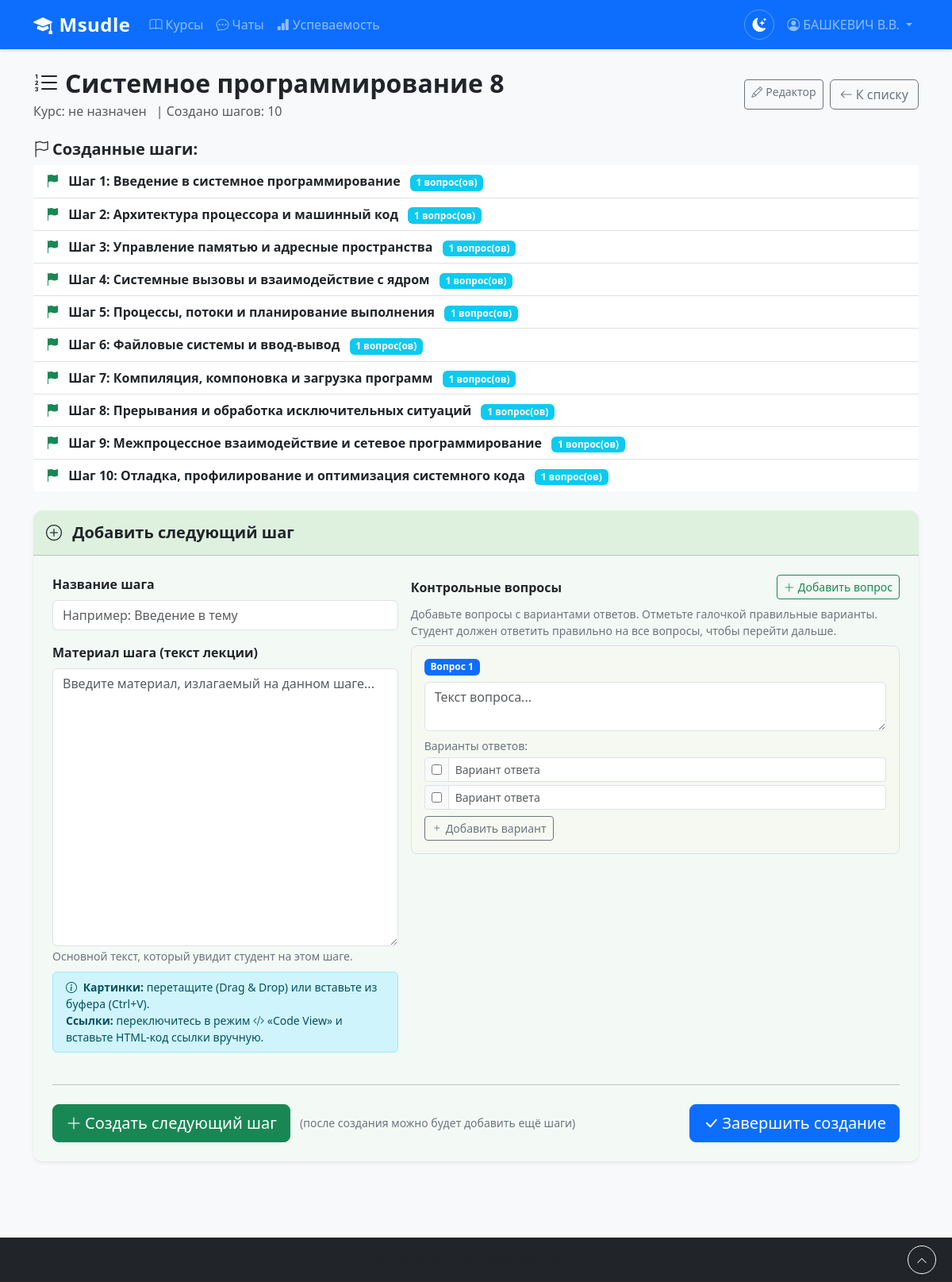
Page /course/step-by-step/10/wizard/ (signed in) on the committed database.
### students/models.py (models this page shows, shortened)
class Student(models.Model):
    fio = models.CharField(max_length=300, verbose_name='ФИО')
    group = models.ForeignKey(
        StudentGroup,
        on_delete=models.CASCADE,
        related_name='students',
        verbose_name='Группа',
        null=True,
        blank=True,
    )
    login = models.CharField(
        max_length=100,
        unique=True,
        verbose_name='Логин',
        help_text='Используется для входа в систему',
        default='',
    )
    record_book_number = models.CharField(
        max_length=50,
        blank=True,
        default='',
        verbose_name='Номер зачётной книжки',
        help_text='Необязательное поле',
    )
    password = models.CharField(max_length=128, verbose_name='Пароль (хэш)', default='')
    last_login = models.DateTimeField(null=True, blank=True, verbose_name='Последний вход')
    class Meta:
        verbose_name = 'Студент'
        verbose_name_plural = 'Студенты'
    @property
    def is_authenticated(self):
        return True

### course/models.py (models this page shows, shortened)
class LearningUnit(models.Model):
    CONTENT_TYPE_CHOICES = [
        ('methodical', 'Методическая единица'),
        ('lecture', 'Лекционная единица'),
        ('control', 'Контрольная единица'),
        ('step_by_step', 'Пошаговая единица'),
    ]
    GRADING_TYPE_CHOICES = [
        ('pass_fail', 'Зачтено / не зачтено'),
        ('score_100', 'Баллы'),
    ]
    topic = models.ForeignKey(
        CourseTopic,
        on_delete=models.CASCADE,
        null=True,
        blank=True,
        related_name='units',
        verbose_name='Тема',
    )
    section = models.ForeignKey(
        CourseSection,
        on_delete=models.CASCADE,
        null=True,
        blank=True,
        related_name='direct_units',
        verbose_name='Раздел',
        help_text='Если единица привязана напрямую к разделу без темы',
    )
    title = models.CharField(max_length=300, verbose_name='Название единицы')
    content_type = models.CharField(
        max_length=30,
        choices=CONTENT_TYPE_CHOICES,
        default='file',
        verbose_name='Тип содержимого',
    )
    file = models.FileField(
        upload_to=learning_unit_upload_to,
        null=True,
        blank=True,
        verbose_name='Файл',
        help_text='Загружаемый файл: PDF, DOC, DOCX, JPG и т.д.',
    )
    link = models.CharField(
        max_length=500,
        null=True,
        blank=True,
        verbose_name='Ссылка',
        help_text='Ссылка на внешний ресурс или внутренний модуль',
    )
    order = models.PositiveSmallIntegerField(default=0, verbose_name='Порядок')
    visible = models.BooleanField(
        default=True,
        verbose_name='Видима студентам',
        help_text='Если выключено, единица скрыта от студентов',
    )
    grading_type = models.CharField(
        max_length=20,
        choices=GRADING_TYPE_CHOICES,
        null=True,
        blank=True,
        verbose_name='Тип оценки',
        help_text='Только для контрольных единиц. Укажите способ оценивания.',
    )
    test = models.ForeignKey(
        'testing.Test',
        on_delete=models.SET_NULL,
        null=True,
        blank=True,
        related_name='learning_units',
        verbose_name='Тест',
        help_text='Прикрепить тест для прохождения студентом (только для контрольных единиц).',
    )
    max_score = models.PositiveSmallIntegerField(
        default=10,
        verbose_name='Максимальный балл',
        help_text='Максимальный балл за эту контрольную единицу (по умолчанию 10).',
    )
    is_deleted = models.BooleanField(
        default=False,
        verbose_name='Удалена (софт)',
        help_text='Если включено, единица помечена как удалённая.',
    )
    deleted_at = models.DateTimeField(
        null=True,
        blank=True,
        verbose_name='Дата удаления',
    )
    class Meta:
        verbose_name = 'Единица обучения'
        verbose_name_plural = 'Единицы обучения'
        ordering = ['order', 'id']

class Step(models.Model):
    learning_unit = models.ForeignKey(
        LearningUnit,
        on_delete=models.CASCADE,
        related_name='steps',
        verbose_name='Пошаговая единица',
        limit_choices_to={'content_type': 'step_by_step'},
    )
    title = models.CharField(max_length=300, verbose_name='Название шага')
    content = models.TextField(
        null=True,
        blank=True,
        verbose_name='Материал шага',
        help_text='Текст/материал, излагаемый на данном шаге',
    )
    order = models.PositiveSmallIntegerField(default=0, verbose_name='Порядок')
    class Meta:
        verbose_name = 'Шаг'
        verbose_name_plural = 'Шаги'
        ordering = ['order', 'id']

### course/views.py (the view, shortened to what this page needs)
# urls.py: path('step-by-step/<int:unit_id>/wizard/', views.step_by_step_wizard, name='step_by_step_wizard'),
@login_required
def step_by_step_wizard(request, unit_id):
    unit = get_object_or_404(LearningUnit.objects.prefetch_related('steps__questions__choices'), id=unit_id, content_type='step_by_step')
    if unit.topic:
        course = unit.topic.section.course
    elif unit.section:
        course = unit.section.course
    else:
        course = None
    if course:
        user_perm = _get_user_permission(request.user, course)
        allowed_perms = {'edit', 'create_delete', 'full_access'}
        if user_perm not in allowed_perms:
            messages.error(request, 'У вас нет прав.')
            return redirect('dashboard')
    steps = unit.steps.all()
    return render(request, 'course/step_by_step_wizard.html', {
        'unit': unit,
        'course': course,
        'steps': steps,
    })

### templates/course/step_by_step_wizard.html (shortened to what this page needs)
{% extends 'base.html' %}
{% load static %}
{% block extra_css %}
<link href="https://cdn.jsdelivr.net/npm/summernote@0.8.18/dist/summernote-lite.min.css?v=2" rel="stylesheet">
{% endblock %}
{% block content %}
<div class="container py-4">
    <div class="d-flex justify-content-between align-items-center mb-4">
        <div>
            <h2 class="fw-bold mb-1">
                <i class="bi bi-list-ol me-2"></i>{{ unit.title }}
            </h2>
            <p class="text-muted mb-0">
                {% if course %}Курс: {{ course.short_name }} — {{ course.full_name }}{% else %}Курс: не назначен{% endif %}
                {% if steps %}<span class="ms-2">| Создано шагов: {{ steps|length }}</span>{% endif %}
            </p>
        </div>
        <div class="d-flex gap-2">
            <a href="{% url 'course:step_by_step_edit' unit.id %}" class="btn btn-outline-secondary btn-sm">
                <i class="bi bi-pencil me-1"></i>Редактор
            </a>
            <a href="{% url 'course:step_by_step_list' %}" class="btn btn-outline-secondary">
                <i class="bi bi-arrow-left me-1"></i>К списку
            </a>
        </div>
    </div>
    {% if steps %}
    <div class="mb-4">
        <h5 class="fw-semibold mb-2"><i class="bi bi-flag me-1"></i>Созданные шаги:</h5>
        <div class="list-group list-group-flush">
            {% for step in steps %}
            <div class="list-group-item d-flex justify-content-between align-items-center py-2">
                <div>
                    <i class="bi bi-flag-fill me-2 text-success"></i>
                    <span class="fw-semibold">Шаг {{ step.order }}: {{ step.title }}</span>
                    {% with qcount=step.questions.count %}
                    {% if qcount %}<span class="badge bg-info ms-2">{{ qcount }} вопрос(ов)</span>{% endif %}
                    {% endwith %}
                </div>
            </div>
            {% endfor %}
        </div>
    </div>
    {% endif %}
    <div class="card shadow-sm border-0 mb-4" style="background-color: rgba(200, 240, 200, 0.12); border-radius: 12px;">
        <div class="card-header py-3" style="background-color: rgba(160, 220, 160, 0.25); border-radius: 12px 12px 0 0;">
            <h5 class="fw-bold mb-0">
                <i class="bi bi-plus-circle me-2"></i>
                {% if steps %}Добавить следующий шаг{% else %}Создать первый шаг{% endif %}
            </h5>
        </div>
        <div class="card-body p-4">
            <form method="post" id="stepForm">
                <div class="row g-3">
                    <div class="col-lg-5">
                        <div class="mb-3">
                            <label for="stepTitle" class="form-label fw-semibold">Название шага</label>
                            <input type="text" class="form-control" id="stepTitle" name="step_title" maxlength="300" required placeholder="Например: Введение в тему">
                        </div>
                        <div class="mb-3">
                            <label for="stepContent" class="form-label fw-semibold">Материал шага (текст лекции)</label>
                            <textarea class="form-control" id="stepContent" name="step_content" rows="14" placeholder="Введите материал, излагаемый на данном шаге..."></textarea>
                            <small class="text-muted">Основной текст, который увидит студент на этом шаге.</small>
                            <div class="alert alert-info py-2 mt-2 mb-0 small">
                                <i class="bi bi-info-circle me-1"></i>
                                <strong>Картинки:</strong> перетащите (Drag & Drop) или вставьте из буфера (Ctrl+V).<br>
                                <strong>Ссылки:</strong> переключитесь в режим <i class="bi bi-code-slash"></i> «Code View» и вставьте HTML-код ссылки вручную.
                            </div>
                        </div>
                    </div>
                    <div class="col-lg-7">
                        <div class="d-flex justify-content-between align-items-center mb-2">
                            <label class="form-label fw-semibold mb-0">Контрольные вопросы</label>
                            <button type="button" class="btn btn-outline-success btn-sm" id="addQuestionBtn">
                                <i class="bi bi-plus-lg me-1"></i>Добавить вопрос
                            </button>
                        </div>
                        <small class="text-muted d-block mb-2">
                            Добавьте вопросы с вариантами ответов. Отметьте галочкой правильные варианты.
                            Студент должен ответить правильно на все вопросы, чтобы перейти дальше.
                        </small>
                        <div id="questionsContainer">
                            <div class="question-block mb-3 p-3 rounded-3 border" data-qindex="0" style="background-color: rgba(255, 245, 220, 0.15);">
                                <div class="d-flex justify-content-between align-items-start mb-2">
                                    <span class="badge bg-primary">Вопрос 1</span>
                                </div>
                                <textarea class="form-control question-text mb-2" rows="2" placeholder="Текст вопроса..."></textarea>
                                <div class="choices-container">
                                    <small class="text-muted d-block mb-1">Варианты ответов:</small>
                                    <div class="input-group input-group-sm mb-1 choice-row">
                                        <span class="input-group-text"><input type="checkbox" class="choice-correct" title="Правильный ответ"></span>
                                        <input type="text" class="form-control choice-text" placeholder="Вариант ответа" maxlength="500">
                                    </div>
                                    <div class="input-group input-group-sm mb-1 choice-row">
                                        <span class="input-group-text"><input type="checkbox" class="choice-correct" title="Правильный ответ"></span>
                                        <input type="text" class="form-control choice-text" placeholder="Вариант ответа" maxlength="500">
                                    </div>
                                </div>
                                <button type="button" class="btn btn-outline-secondary btn-sm add-choice-btn mt-1"><i class="bi bi-plus me-1"></i>Добавить вариант</button>
                            </div>
                        </div>
                    </div>
                </div>
                <hr class="my-4">
                <div class="d-flex gap-2 justify-content-between align-items-center">
                    <div>
                        <button type="submit" class="btn btn-success btn-lg" id="submitStepBtn">
                            <i class="bi bi-plus-lg me-1"></i>{% if steps %}Создать следующий шаг{% else %}Создать шаг{% endif %}
                        </button>
                        <small class="text-muted ms-2">(после создания можно будет добавить ещё шаги)</small>
                    </div>
                    {% if steps %}
                    <button type="submit" class="btn btn-primary btn-lg" id="finishBtn">
                        <i class="bi bi-check-lg me-1"></i>Завершить создание
                    </button>
                    {% endif %}
                </div>
            </form>
        </div>
    </div>
</div>
{% endblock %}

### templates/base.html (shortened to what this page needs)
{% load static %}{% load short_name %}
<!DOCTYPE html>
<html lang="ru">
<head>
    <link href="{% static 'css/bootstrap.min.css' %}" rel="stylesheet">
    <link href="{% static 'css/bootstrap-icons.css' %}" rel="stylesheet">
    <link href="{% static 'css/main.css' %}" rel="stylesheet">
    {% block extra_css %}{% endblock %}
</head>
<body>
    <nav class="navbar navbar-expand-lg navbar-dark bg-primary">
        <div class="container">
            <a class="navbar-brand" href="{% url 'index' %}">
                <i class="bi bi-mortarboard-fill me-2"></i>Msudle
            </a>
            <div class="collapse navbar-collapse" id="navbarNav">
                <ul class="navbar-nav me-auto">
                    <li class="nav-item">
                        <a class="nav-link" href="{% url 'dashboard' %}">
                            <i class="bi bi-book me-1"></i>Курсы
                        </a>
                    </li>
                    {% if user.is_authenticated %}
                    <li class="nav-item">
                        <a class="nav-link" href="{% url 'chat:list' %}">
                            <i class="bi bi-chat-dots me-1"></i>Чаты
                        </a>
                    </li>
                    {% endif %}
                    {% if user.is_authenticated and user.fio|default:'' %}
                    <li class="nav-item">
                        <a class="nav-link" href="{% url 'student_home' %}">
                            <i class="bi bi-bar-chart-fill me-1"></i>Успеваемость
                        </a>
                    </li>
                    {% endif %}
                </ul>
                <ul class="navbar-nav">
                    <li class="nav-item d-flex align-items-center">
                        <button class="theme-toggle" id="themeToggle" title="Переключить тему">
                            <i class="bi bi-moon-stars-fill"></i>
                        </button>
                    </li>
                    {% if user.is_authenticated %}
                        {% if user.fio|default:'' %}
                            <li class="nav-item dropdown">
                                <a class="nav-link dropdown-toggle" href="#" id="userDropdown" role="button"
                                   data-bs-toggle="dropdown" aria-expanded="false">
                                    <i class="bi bi-person-circle me-1"></i>{{ user|short_name }}
                                </a>
                            </li>
                        {% endif %}
                    {% endif %}
                </ul>
            </div>
        </div>
    </nav>
    <main>
        {% block content %}{% endblock %}
    </main>
    <footer class="bg-dark text-white py-3 mt-5 position-relative">
        <div class="container text-center">
            <small class="text-muted">&copy; {% now "Y" %} Msudle. Все права защищены.</small>
        </div>
        <button id="btnScrollTop" class="btn btn-outline-light btn-sm position-absolute"
                style="right: 20px; top: 50%; transform: translateY(-50%); border-radius: 50%; width: 36px; height: 36px; display: flex; align-items: center; justify-content: center;"
                title="Наверх">
            <i class="bi bi-chevron-up"></i>
        </button>
    </footer>
</body>
</html>

### rows in the picture
Student: fio "БАШКЕВИЧ В.В."
LearningUnit: title "Системное программирование 8"
Step: order "1", title "Введение в системное программирование", questions.count "1"
Step: order "2", title "Архитектура процессора и машинный код", questions.count "1"
Step: order "3", title "Управление памятью и адресные пространства", questions.count "1"
Step: order "4", title "Системные вызовы и взаимодействие с ядром", questions.count "1"
Step: order "5", title "Процессы, потоки и планирование выполнения", questions.count "1"
Step: order "6", title "Файловые системы и ввод-вывод", questions.count "1"
Step: order "7", title "Компиляция, компоновка и загрузка программ", questions.count "1"
Step: order "8", title "Прерывания и обработка исключительных ситуаций", questions.count "1"
Step: order "9", title "Межпроцессное взаимодействие и сетевое программирование", questions.count "1"
Step: order "10", title "Отладка, профилирование и оптимизация системного кода", questions.count "1"

### other values in the picture
{{ steps|length }} "10"
